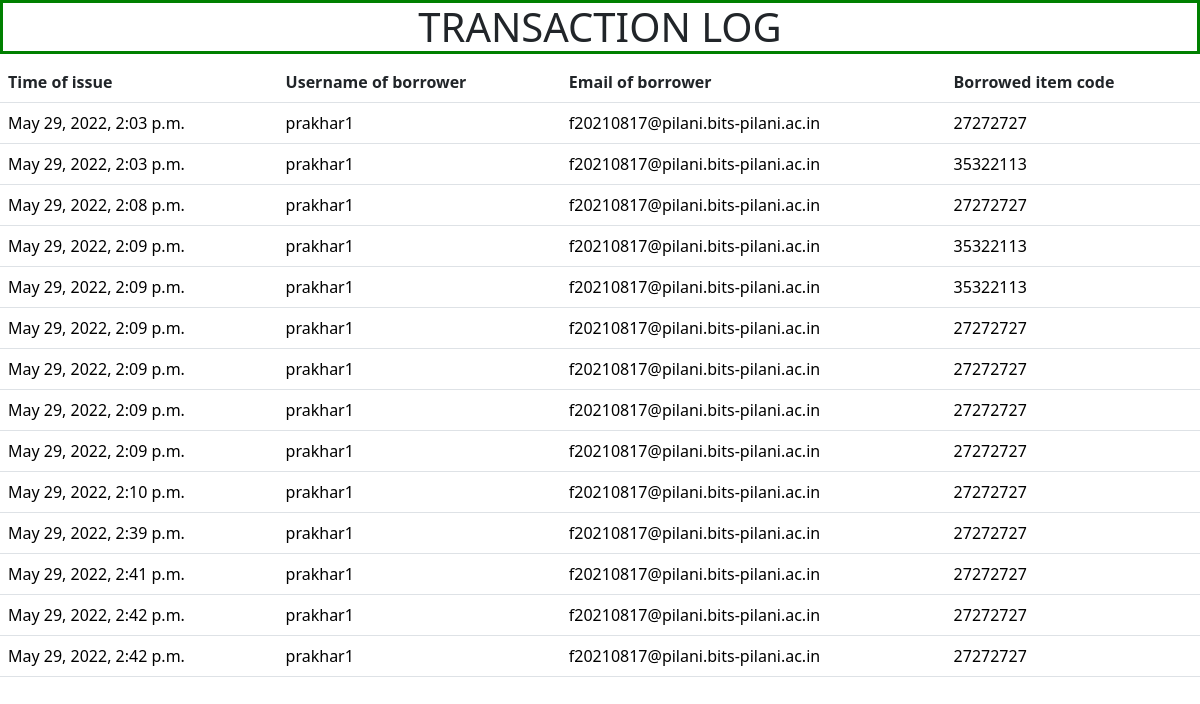
/inventory/logtransact/ (signed in), run on the app's committed database.
### fnapp/models.py (models this page shows)
class issue_items(models.Model):
    username_of_borrower = models.CharField(max_length=50)
    email_of_borrower = models.EmailField(max_length=254)
    borrowed_item_code =  models.IntegerField(default=0)
    time_of_issue = models.DateTimeField(auto_now= True, editable = False)

### fnapp/views.py (the view)
# urls.py: path('logtransact/', views.log_transact, name='logtransact'),
def log_transact(request):
    logitems = issue_items.objects.all()[:]
    context = {'logitems': logitems}
    if request.user.is_authenticated:
        return render(request, 'fnapp/log_transact.html', context)
    else:
        return render(request, 'fnapp/notlogin.html')

### templates/fnapp/log_transact.html (shortened to what this page needs)
<!DOCTYPE html>
<html lang="en">
<head>
    <link href="https://cdn.jsdelivr.net/npm/bootstrap@5.2.0-beta1/dist/css/bootstrap.min.css" rel="stylesheet">
</head>
<body>
    <h1 style="text-align: center; border: 3px solid green;">TRANSACTION LOG</h1>
    <table class="table">
        <tr>
            <th>Time of issue</th>
            <th>Username of borrower</th>
            <th>Email of borrower</th>
            <th>Borrowed item code</th>
        </tr>
        {% for thing in logitems %}
            <tr style="color: black;">
                <td>{{thing.time_of_issue}}</td>
                <td>{{thing.username_of_borrower}}</td>
                <td>{{thing.email_of_borrower}}</td>
                <td>{{thing.borrowed_item_code}}</td>
            </tr>
        {% endfor %}
    </table><br>
</body>
</html>

### data on the page
issue_items: time_of_issue "May 29, 2022, 2:03 p.m.", username_of_borrower "prakhar1", email_of_borrower "f20210817@pilani.bits-pilani.ac.in", borrowed_item_code "27272727"
issue_items: time_of_issue "May 29, 2022, 2:03 p.m.", username_of_borrower "prakhar1", email_of_borrower "f20210817@pilani.bits-pilani.ac.in", borrowed_item_code "35322113"
issue_items: time_of_issue "May 29, 2022, 2:08 p.m.", username_of_borrower "prakhar1", email_of_borrower "f20210817@pilani.bits-pilani.ac.in", borrowed_item_code "27272727"
issue_items: time_of_issue "May 29, 2022, 2:09 p.m.", username_of_borrower "prakhar1", email_of_borrower "f20210817@pilani.bits-pilani.ac.in", borrowed_item_code "35322113"
issue_items: time_of_issue "May 29, 2022, 2:09 p.m.", username_of_borrower "prakhar1", email_of_borrower "f20210817@pilani.bits-pilani.ac.in", borrowed_item_code "35322113"
issue_items: time_of_issue "May 29, 2022, 2:09 p.m.", username_of_borrower "prakhar1", email_of_borrower "f20210817@pilani.bits-pilani.ac.in", borrowed_item_code "27272727"
issue_items: time_of_issue "May 29, 2022, 2:09 p.m.", username_of_borrower "prakhar1", email_of_borrower "f20210817@pilani.bits-pilani.ac.in", borrowed_item_code "27272727"
issue_items: time_of_issue "May 29, 2022, 2:09 p.m.", username_of_borrower "prakhar1", email_of_borrower "f20210817@pilani.bits-pilani.ac.in", borrowed_item_code "27272727"
issue_items: time_of_issue "May 29, 2022, 2:09 p.m.", username_of_borrower "prakhar1", email_of_borrower "f20210817@pilani.bits-pilani.ac.in", borrowed_item_code "27272727"
issue_items: time_of_issue "May 29, 2022, 2:10 p.m.", username_of_borrower "prakhar1", email_of_borrower "f20210817@pilani.bits-pilani.ac.in", borrowed_item_code "27272727"
issue_items: time_of_issue "May 29, 2022, 2:39 p.m.", username_of_borrower "prakhar1", email_of_borrower "f20210817@pilani.bits-pilani.ac.in", borrowed_item_code "27272727"
issue_items: time_of_issue "May 29, 2022, 2:41 p.m.", username_of_borrower "prakhar1", email_of_borrower "f20210817@pilani.bits-pilani.ac.in", borrowed_item_code "27272727"
issue_items: time_of_issue "May 29, 2022, 2:42 p.m.", username_of_borrower "prakhar1", email_of_borrower "f20210817@pilani.bits-pilani.ac.in", borrowed_item_code "27272727"
issue_items: time_of_issue "May 29, 2022, 2:42 p.m.", username_of_borrower "prakhar1", email_of_borrower "f20210817@pilani.bits-pilani.ac.in", borrowed_item_code "27272727"
